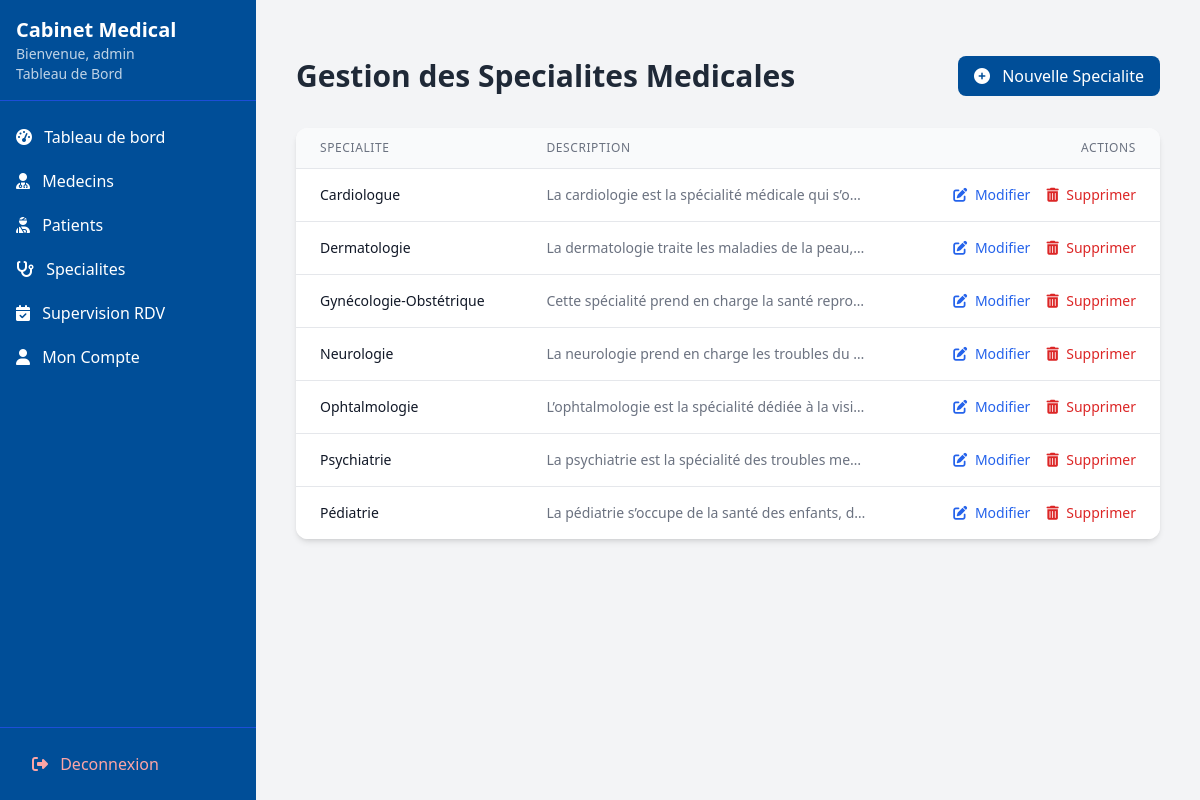
The page /dashboard/admin/specialites/ (signed in) on the database its author committed.
### utilisateurs/models.py (models this page shows, shortened)
class User(AbstractUser):
    username = None
    email = models.EmailField('email address', unique=True)
    nom = models.CharField(max_length=100)
    prenom = models.CharField(max_length=100)
    is_doctor_request = models.BooleanField(default=False)
    role = models.CharField(
        max_length=20,
        choices=[('patient', 'Patient'), ('docteur', 'Docteur'), ('admin', 'Administrateur')],
        default='patient'
    )
    telephone = models.CharField(max_length=20, blank=True, null=True)
    date_naiss = models.DateField(null=True, blank=True)
    adresse = models.TextField(blank=True)
    genre = models.CharField(max_length=1, choices=[('M', 'Masculin'), ('F', 'Féminin'), ('O', 'Autre')], blank=True)
    verification_code = models.CharField(max_length=6, null=True, blank=True)
    code_expires_at = models.DateTimeField(null=True, blank=True)  #  pour expiration
    USERNAME_FIELD = 'email'
    REQUIRED_FIELDS = ['nom', 'prenom']
    objects = UserManager()
    class Meta:
        db_table = 'utilisateurs_user'
    @property
    def docteur(self):
        """Propriete pour acceder au profil docteur de maniere coherente"""
        return self.docteur_profile
    @property
    def patient(self):
        """Propriete pour acceder au profil patient"""
        return self.patient_profile

class Specialite(models.Model):
    nom = models.CharField(max_length=100, unique=True)
    description = models.TextField(blank=True)
    class Meta:
        verbose_name = "Specialite"
        verbose_name_plural = "Specialites"
        ordering = ['nom']
    nom = models.CharField(max_length=100)
    description = models.TextField(blank=True)

### utilisateurs/views.py (the view)
# urls.py: path('dashboard/admin/specialites/', views.admin_specialites, name='admin_specialites'),
@login_required
@user_passes_test(lambda u: u.role == 'admin')
def admin_specialites(request):
    specialites = Specialite.objects.all().order_by('nom')
    return render(request, 'admin/specialites/list.html', {'specialites': specialites})

### templates/admin/specialites/list.html (shortened to what this page needs)
{% extends 'base_dashboard.html' %}
{% block content %}
<div class="container mx-auto px-4 py-8">
    <div class="flex justify-between items-center mb-8">
        <h1 class="text-3xl font-bold text-gray-800">Gestion des Specialites Medicales</h1>
        <a href="{% url 'admin_add_specialite' %}"
           class="bg-[#004e98] hover:bg-[#003366] text-white font-medium py-2 px-4 rounded-lg transition duration-300 ease-in-out transform hover:scale-105">
            <i class="fas fa-plus-circle mr-2"></i> Nouvelle Specialite
        </a>
    </div>
    <div class="bg-white rounded-xl shadow-md overflow-hidden">
        <div class="overflow-x-auto">
            <table class="min-w-full divide-y divide-gray-200">
                <thead class="bg-gray-50">
                    <tr>
                        <th scope="col" class="px-6 py-3 text-left text-xs font-medium text-gray-500 uppercase tracking-wider">
                      Specialite
                        </th>
                        <th scope="col" class="px-6 py-3 text-left text-xs font-medium text-gray-500 uppercase tracking-wider">
                            Description
                        </th>
                        <th scope="col" class="px-6 py-3 text-right text-xs font-medium text-gray-500 uppercase tracking-wider">
                            Actions
                        </th>
                    </tr>
                </thead>
                <tbody class="bg-white divide-y divide-gray-200">
                    {% for specialite in specialites %}
                    <tr class="hover:bg-gray-50 transition duration-150 ease-in-out">
                        <td class="px-6 py-4 whitespace-nowrap">
                            <div class="text-sm font-medium text-gray-900">{{ specialite.nom }}</div>
                        </td>
                        <td class="px-6 py-4">
                            <div class="text-sm text-gray-500 max-w-xs truncate">{{ specialite.description|default:"Aucune description" }}</div>
                        </td>
                        <td class="px-6 py-4 whitespace-nowrap text-right text-sm font-medium">
                            <div class="flex justify-end space-x-4">
                                <a href="{% url 'admin_edit_specialite' specialite.pk %}"
                                   class="text-blue-600 hover:text-blue-900 transition duration-300 ease-in-out transform hover:scale-110">
                                    <i class="fas fa-pen-to-square mr-1"></i> Modifier
                                </a>
                                <a href="{% url 'admin_delete_specialite' specialite.pk %}"
                                   class="text-red-600 hover:text-red-900 transition duration-300 ease-in-out transform hover:scale-110">
                                    <i class="fas fa-trash-can mr-1"></i> Supprimer
                                </a>
                            </div>
                        </td>
                    </tr>
                    {% empty %}
                    <tr>
                        <td colspan="3" class="px-6 py-4 text-center text-sm text-gray-500">
                            Aucune specialite enregistree  pour le moment
                        </td>
                    </tr>
                    {% endfor %}
                </tbody>
            </table>
        </div>
    </div>
</div>
{% endblock %}

### templates/base_dashboard.html (shortened to what this page needs)
<!DOCTYPE html>
<html lang="fr">
<head>
    <script src="https://cdn.tailwindcss.com"></script>
    <link rel="stylesheet" href="https://cdnjs.cloudflare.com/ajax/libs/font-awesome/6.4.0/css/all.min.css">
</head>
<body class="bg-gray-100 font-sans">
    <div class="flex h-screen">
        <div class="sidebar w-64 bg-[#004e98] text-white fixed h-full">
            <div class="p-4 border-b border-blue-700">
                <a href="{% url "index" %}"><h1 class="text-xl font-bold">Cabinet Medical</h1></a>
                <p class="text-sm opacity-75">Bienvenue, {{ request.user.prenom }}</p>
                <p class="text-sm opacity-75">Tableau de Bord</p>
            </div>
            <nav class="mt-4">
                {% if request.user.role == 'admin' %}
                  <div class="space-y-1">
                      <a href="{% url "admed_dashboard" %}" class="block py-2 px-4 hover:bg-blue-700">
                          <i class="fas fa-tachometer-alt mr-2"></i> Tableau de bord
                      </a>
                      <a href="{% url "admin_docteurs_list" %}" class="block py-2 px-4 hover:bg-blue-700">
                          <i class="fas fa-user-md mr-2"></i> Medecins
                      </a>
                      <a href="{% url "admin_patients_list" %}" class="block py-2 px-4 hover:bg-blue-700">
                          <i class="fas fa-user-injured mr-2"></i> Patients
                      </a>
                      <a href="{% url "admin_specialites" %}" class="block py-2 px-4 hover:bg-blue-700">
                         <i class="fas fa-stethoscope mr-2"></i> Specialites
                        </a>
                      <a href="{% url "admin_supervision_rdv" %}" class="block py-2 px-4 hover:bg-blue-700">
                        <i class="fas fa-calendar-check mr-2"></i> Supervision RDV
                        </a>
                     <a href="{% url "admin_profile" %}" class="block py-2 px-4 hover:bg-blue-700">
                        <i class="fas fa-user mr-2"></i> Mon Compte
                    </a>
                  </div>
                {% endif %}
                <div class="absolute bottom-0 w-full p-4 border-t border-blue-700">
                    <a href="{% url 'logout' %}" class="block py-2 px-4 text-red-300 hover:bg-blue-700 rounded">
                        <i class="fas fa-sign-out-alt mr-2"></i> Deconnexion
                    </a>
                </div>
            </nav>
        </div>
        <div class="flex-1 ml-64">
            <main class="p-6">
                {% block content %}
                {% endblock %}
            </main>
        </div>
    </div>
</body>
</html>

### templates/base_dashboard.html (style rules this page uses)
.sidebar { transition: all 0.3s; }

### rows shown on the page
User: user.prenom "admin"
Specialite: nom "Cardiologue", description "La cardiologie est la spécialité médicale qui s’o…"
Specialite: nom "Dermatologie", description "La dermatologie traite les maladies de la peau,…"
Specialite: nom "Gynécologie-Obstétrique", description "Cette spécialité prend en charge la santé repro…"
Specialite: nom "Neurologie", description "La neurologie prend en charge les troubles du…"
Specialite: nom "Ophtalmologie", description "L’ophtalmologie est la spécialité dédiée à la visi…"
Specialite: nom "Psychiatrie", description "La psychiatrie est la spécialité des troubles me…"
Specialite: nom "Pédiatrie", description "La pédiatrie s’occupe de la santé des enfants, d…"
